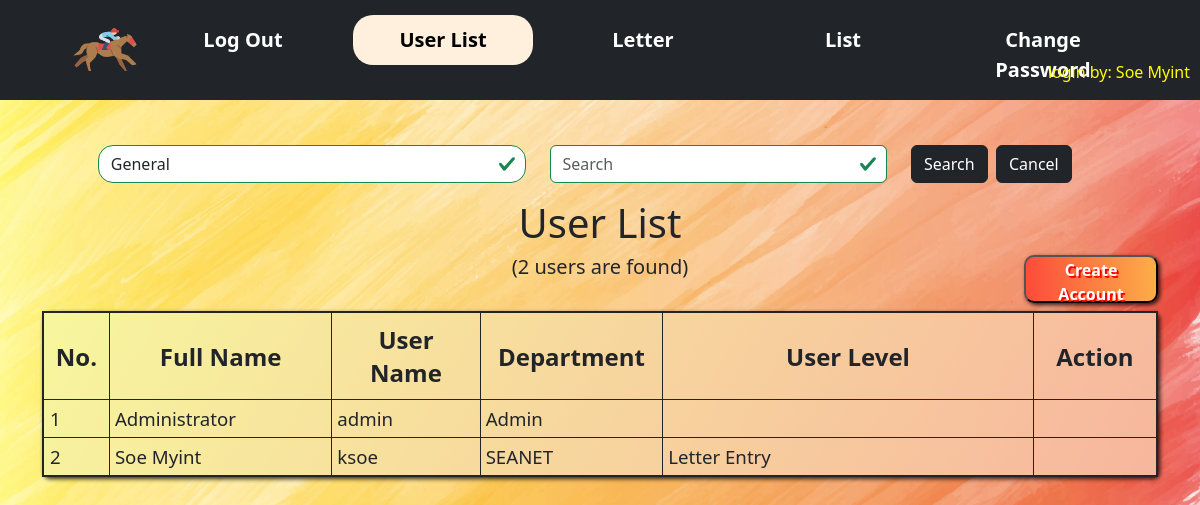
Screenshot of /userlist.php (signed in) with the database file from the repository.
### tables this page shows
CREATE TABLE `user_table` (
  `user_id` int(11) NOT NULL,
  `fullname` varchar(60) NOT NULL,
  `username` varchar(30) NOT NULL,
  `password` varchar(70) NOT NULL,
  `dep` varchar(60) NOT NULL,
  `level_id` varchar(100) NOT NULL,
  `created_date` datetime DEFAULT NULL
);

### userlist.php (the view, shortened to what this page needs)
<?php
include("inc/nav.php");
include("inc/dbsetting.php");
if (isset($_POST["searchbtn"])) {
    $field = $_POST["field"];
    $sword = $_POST["sword"];
    $str = "";
    if ($field === "general" && strlen($sword) > 0) {
        $str = " (fullname LIKE '%" . $sword . "%' OR username LIKE '%" . $sword . "%' OR dep LIKE '%" . $sword . "%')";
    } else if ($field === "fullname") {
        $str = " fullname LIKE '%" . $sword . "%'";
    } else if ($field === "username") {
        $str = " username LIKE '%" . $sword . "%'";
    } else if ($field === "dep") {
        $str = " dep LIKE '%" . $sword . "%'";
    }
    $where = strlen($str) > 0 ? " WHERE " : " ";
    $sql1 = "SELECT * FROM user_table" . $where . $str . " ORDER BY user_id;";
    $result1 = $dbconn->query($sql1);
} else {
    $sql1 = "SELECT * FROM user_table ORDER BY user_id;";
    $result1 = $dbconn->query($sql1);
}
?>
<head>
    <link rel="stylesheet" href="https://cdnjs.cloudflare.com/ajax/libs/font-awesome/5.15.4/css/all.min.css">
</head>
<body>
    <div class="container">
        <form action="<?php echo htmlspecialchars($_SERVER["PHP_SELF"]); ?>" method="POST" id="searchform" class="was-validated">
            <div class="row">
                <div class="col-lg-5 srbox">
                    <select class="form-control sel" name="field">
                        <option value="general">General</option>
                    </select>
                </div>
                <div class="col-lg-4 srbox">
                    <input type="text" class="form-control" placeholder="Search" id="sarea" name="sword" autofocus>
                </div>
                <div class="col-lg-3">
                    <button type="submit" class="btn btn-dark btnd" name="searchbtn">Search</button>&nbsp;
                    <button type="reset" class="btn btn-dark btnd" onclick="location.href='userlist.php';">Cancel</button>
                </div>
            </div>
        </form>
        <div id="usertable">
            <center>
                <h1>User List</h1>
                <button id="createbtn"  onclick="location.href='entry.php';">Create Account</button>
                <?php
                if ($result1->num_rows > 0) {
                    echo "<h5>(" . $result1->num_rows . " users are found)</h5><br>";
                    echo "<table class='table-bordered displaytable'><tr>";
                    echo "<th>No.</th>
                          <th>Full Name</th>
                          <th>User Name</th>
                          <th>Department</th>
                          <th>User Level</th>
                          <th id='actth' >Action</th>";
                    echo "</tr>";
                    $number = 1;
                    while ($row = $result1->fetch_assoc()) {
                        echo "<tr>";
                        echo "<td width=3% style='padding:6px;'>" . $number . "</td>";
                        echo "<td width=18%>" . $row["fullname"] . "</td>";
                        echo "<td width=12%>" . $row["username"] . "</td>";
                        echo "<td width=12%>" . $row["dep"] . "</td>";
                         $level_id = trim($row["level_id"]);
                    $arr = explode(" ", $level_id);
                    $descriptions = [];
                    for ($i = 0; $i < count($arr); $i++) {
                        $level = trim($arr[$i]);
                        if (!empty($level)) {
                            $sql3 = "SELECT description FROM level_table WHERE level_id ='" . $level . "'";
                            $result3 = $dbconn->query($sql3);
                            if ($result3 && $result3->num_rows > 0) {
                                $row3 = $result3->fetch_assoc();
                                $descriptions[] = $row3["description"];
                            }
                        }
                    }
                    echo '<td width=30%>' . implode("/ ", $descriptions) . '</td>';
                        echo "<td id='actiontd'>";
                        echo "</td>";
                        echo "</tr>";
                        $number++;
                    }
                    echo "</table>";
                } else if (isset($_POST["searchbtn"])) {
                    echo "<h5 style='text-align: center; padding: 10px; color: red; margin-top: 5%;'>List not Found!</h5>";
                }
                ?>
            </center>
        </div>
    </div><br><br><br>
</body>

### userlist.php (style rules this page uses)
body { background-image: url('images/entry.jpg'); background-size: cover; background-repeat: no-repeat; background-attachment: fixed; }
table { border-spacing: 0; border: 2px solid; box-shadow: 2px 2px 4px rgba(0, 0, 0, 0.8); border-radius: 6px; }
.displaytable { width: 100%; border: solid 2px; background: linear-gradient(300deg, #f7b69e, #f7f69e); }
th { text-align: center; border: 2px solid; height: 40px; padding: 10px; font-size: 18pt; }
td { border: 2px solid; padding: 5px; font-size: 14pt; vertical-align: text-top; text-align: justify; }
tr { width: 10%; border: 2px solid; }
#searchform { margin-top: 13%; margin-left: 5%; }
.sel { border-radius: 15px; }
#createbtn { float: right; border-radius: 10px; font-weight: bold; text-shadow: 2px 2px #ff0000; width: 12%; height: 6%; box-shadow: 2px 2px 4px rgba(0, 0, 0, 0.8); color: white; background: linear-gradient(265deg, #fcaf49, #fc4a3a); }
#actiontd { width: 10%; text-align: center; }
h5 { margin-left: 12%; }

### rows the page displays
user_table: fullname "Administrator", username "admin", dep "Admin"
user_table: fullname "Soe Myint", username "ksoe", dep "SEANET", descriptions "Letter Entry"

### other values shown
$result1->num_rows "2"
